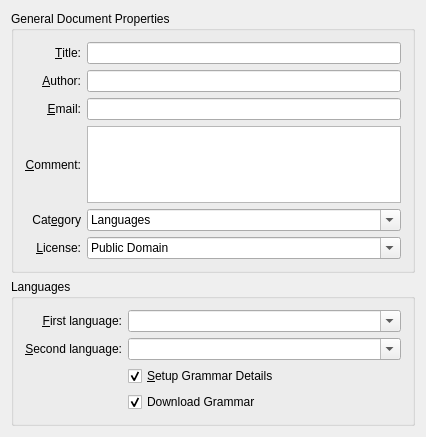
<ui version="4.0" >
 <class>DocumentProperties</class>
 <widget class="QWidget" name="DocumentProperties" >
  <property name="geometry" >
   <rect>
    <x>0</x>
    <y>0</y>
    <width>426</width>
    <height>437</height>
   </rect>
  </property>
  <property name="minimumSize" >
   <size>
    <width>300</width>
    <height>200</height>
   </size>
  </property>
  <property name="windowTitle" >
   <string>-</string>
  </property>
  <layout class="QVBoxLayout" name="verticalLayout" >
   <item>
    <widget class="QGroupBox" name="tiltle_group" >
     <property name="title" >
      <string>General Document Properties</string>
     </property>
     <layout class="QGridLayout" name="gridLayout" >
      <item row="0" column="0" >
       <widget class="QLabel" name="label_title" >
        <property name="sizePolicy" >
         <sizepolicy vsizetype="MinimumExpanding" hsizetype="Minimum" >
          <horstretch>0</horstretch>
          <verstretch>0</verstretch>
         </sizepolicy>
        </property>
        <property name="text" >
         <string>&amp;Title:</string>
        </property>
        <property name="alignment" >
         <set>Qt::AlignRight|Qt::AlignTrailing|Qt::AlignVCenter</set>
        </property>
        <property name="buddy" >
         <cstring>titleLineEdit</cstring>
        </property>
       </widget>
      </item>
      <item row="0" column="1" >
       <widget class="KLineEdit" name="titleLineEdit" >
        <property name="sizePolicy" >
         <sizepolicy vsizetype="Fixed" hsizetype="Expanding" >
          <horstretch>0</horstretch>
          <verstretch>0</verstretch>
         </sizepolicy>
        </property>
        <property name="toolTip" >
         <string>A title for your document.</string>
        </property>
       </widget>
      </item>
      <item row="1" column="0" >
       <widget class="QLabel" name="label_author" >
        <property name="text" >
         <string>&amp;Author:</string>
        </property>
        <property name="alignment" >
         <set>Qt::AlignRight|Qt::AlignTrailing|Qt::AlignVCenter</set>
        </property>
        <property name="buddy" >
         <cstring>authorLineEdit</cstring>
        </property>
       </widget>
      </item>
      <item row="1" column="1" >
       <widget class="KLineEdit" name="authorLineEdit" >
        <property name="sizePolicy" >
         <sizepolicy vsizetype="Fixed" hsizetype="Expanding" >
          <horstretch>0</horstretch>
          <verstretch>0</verstretch>
         </sizepolicy>
        </property>
        <property name="toolTip" >
         <string>A title for your document.</string>
        </property>
       </widget>
      </item>
      <item row="2" column="0" >
       <widget class="QLabel" name="label_author_2" >
        <property name="text" >
         <string>&amp;Email:</string>
        </property>
        <property name="alignment" >
         <set>Qt::AlignRight|Qt::AlignTrailing|Qt::AlignVCenter</set>
        </property>
        <property name="buddy" >
         <cstring>contactLineEdit</cstring>
        </property>
       </widget>
      </item>
      <item row="2" column="1" >
       <widget class="KLineEdit" name="contactLineEdit" >
        <property name="sizePolicy" >
         <sizepolicy vsizetype="Fixed" hsizetype="Expanding" >
          <horstretch>0</horstretch>
          <verstretch>0</verstretch>
         </sizepolicy>
        </property>
        <property name="toolTip" >
         <string>A way to contact you (email or a webpage).</string>
        </property>
       </widget>
      </item>
      <item row="3" column="0" >
       <widget class="QLabel" name="label_remark" >
        <property name="text" >
         <string>&amp;Comment:</string>
        </property>
        <property name="alignment" >
         <set>Qt::AlignRight|Qt::AlignTrailing|Qt::AlignVCenter</set>
        </property>
        <property name="buddy" >
         <cstring>commentTextEdit</cstring>
        </property>
       </widget>
      </item>
      <item row="3" column="1" >
       <widget class="KTextEdit" name="commentTextEdit" >
        <property name="sizePolicy" >
         <sizepolicy vsizetype="Preferred" hsizetype="Preferred" >
          <horstretch>0</horstretch>
          <verstretch>0</verstretch>
         </sizepolicy>
        </property>
        <property name="toolTip" >
         <string>Any additional information.</string>
        </property>
        <property name="tabChangesFocus" >
         <bool>true</bool>
        </property>
        <property name="acceptRichText" >
         <bool>false</bool>
        </property>
       </widget>
      </item>
      <item row="4" column="0" >
       <widget class="QLabel" name="label" >
        <property name="text" >
         <string>Cat&amp;egory</string>
        </property>
        <property name="alignment" >
         <set>Qt::AlignRight|Qt::AlignTrailing|Qt::AlignVCenter</set>
        </property>
        <property name="buddy" >
         <cstring>categoryComboBox</cstring>
        </property>
       </widget>
      </item>
      <item row="4" column="1" >
       <widget class="KComboBox" name="categoryComboBox" >
        <property name="toolTip" >
         <string>A general category into which your document belongs.</string>
        </property>
        <property name="editable" >
         <bool>true</bool>
        </property>
        <item>
         <property name="text" >
          <string>Languages</string>
         </property>
        </item>
        <item>
         <property name="text" >
          <string>Music</string>
         </property>
        </item>
        <item>
         <property name="text" >
          <string>Geography</string>
         </property>
        </item>
        <item>
         <property name="text" >
          <string>Anatomy</string>
         </property>
        </item>
        <item>
         <property name="text" >
          <string>History</string>
         </property>
        </item>
        <item>
         <property name="text" >
          <string>Test Preparation</string>
         </property>
        </item>
       </widget>
      </item>
      <item row="5" column="0" >
       <widget class="QLabel" name="label_license" >
        <property name="text" >
         <string>&amp;License:</string>
        </property>
        <property name="alignment" >
         <set>Qt::AlignRight|Qt::AlignTrailing|Qt::AlignVCenter</set>
        </property>
        <property name="buddy" >
         <cstring>licenseComboBox</cstring>
        </property>
       </widget>
      </item>
      <item row="5" column="1" >
       <widget class="KComboBox" name="licenseComboBox" >
        <property name="toolTip" >
         <string>The license under which your document will be.
If you consider contributing your file to KDE in the future, an appropriate license is required.</string>
        </property>
        <property name="editable" >
         <bool>true</bool>
        </property>
        <item>
         <property name="text" >
          <string>Public Domain</string>
         </property>
        </item>
        <item>
         <property name="text" >
          <string>GPLv2+ (GNU General Public License version 2 or later)</string>
         </property>
        </item>
       </widget>
      </item>
     </layout>
    </widget>
   </item>
   <item>
    <widget class="QGroupBox" name="languageGroupBox" >
     <property name="title" >
      <string>Languages</string>
     </property>
     <layout class="QGridLayout" name="gridLayout_2" >
      <item row="0" column="1" >
       <widget class="QLabel" name="label_language_1" >
        <property name="text" >
         <string>&amp;First language:</string>
        </property>
        <property name="alignment" >
         <set>Qt::AlignRight|Qt::AlignTrailing|Qt::AlignVCenter</set>
        </property>
        <property name="buddy" >
         <cstring>firstLanguageComboBox</cstring>
        </property>
       </widget>
      </item>
      <item row="0" column="2" >
       <widget class="KComboBox" name="firstLanguageComboBox" >
        <property name="sizePolicy" >
         <sizepolicy vsizetype="Fixed" hsizetype="Expanding" >
          <horstretch>0</horstretch>
          <verstretch>0</verstretch>
         </sizepolicy>
        </property>
        <property name="editable" >
         <bool>true</bool>
        </property>
       </widget>
      </item>
      <item row="2" column="1" >
       <widget class="QLabel" name="label_language_2" >
        <property name="text" >
         <string>&amp;Second language:</string>
        </property>
        <property name="alignment" >
         <set>Qt::AlignRight|Qt::AlignTrailing|Qt::AlignVCenter</set>
        </property>
        <property name="buddy" >
         <cstring>secondLanguageComboBox</cstring>
        </property>
       </widget>
      </item>
      <item row="2" column="2" >
       <widget class="KComboBox" name="secondLanguageComboBox" >
        <property name="sizePolicy" >
         <sizepolicy vsizetype="Fixed" hsizetype="Expanding" >
          <horstretch>0</horstretch>
          <verstretch>0</verstretch>
         </sizepolicy>
        </property>
        <property name="editable" >
         <bool>true</bool>
        </property>
        <property name="autoCompletion" >
         <bool>false</bool>
        </property>
       </widget>
      </item>
      <item row="4" column="2" >
       <widget class="QCheckBox" name="grammarCheckBox" >
        <property name="text" >
         <string>&amp;Setup Grammar Details</string>
        </property>
        <property name="checked" >
         <bool>true</bool>
        </property>
       </widget>
      </item>
      <item row="5" column="2" >
       <widget class="QCheckBox" name="downloadGrammarCheckBox" >
        <property name="text" >
         <string comment="Attept to download grammar properties for the selected languages" >Download Grammar</string>
        </property>
        <property name="checked" >
         <bool>true</bool>
        </property>
       </widget>
      </item>
     </layout>
    </widget>
   </item>
  </layout>
 </widget>
 <layoutdefault spacing="6" margin="11" />
 <customwidgets>
  <customwidget>
   <class>KComboBox</class>
   <extends>QComboBox</extends>
   <header>kcombobox.h</header>
  </customwidget>
  <customwidget>
   <class>KLineEdit</class>
   <extends>QLineEdit</extends>
   <header>klineedit.h</header>
  </customwidget>
  <customwidget>
   <class>KTextEdit</class>
   <extends>QTextEdit</extends>
   <header>ktextedit.h</header>
  </customwidget>
 </customwidgets>
 <tabstops>
  <tabstop>titleLineEdit</tabstop>
  <tabstop>authorLineEdit</tabstop>
  <tabstop>contactLineEdit</tabstop>
  <tabstop>commentTextEdit</tabstop>
  <tabstop>categoryComboBox</tabstop>
  <tabstop>licenseComboBox</tabstop>
  <tabstop>firstLanguageComboBox</tabstop>
  <tabstop>secondLanguageComboBox</tabstop>
  <tabstop>grammarCheckBox</tabstop>
 </tabstops>
 <resources/>
 <connections/>
</ui>
